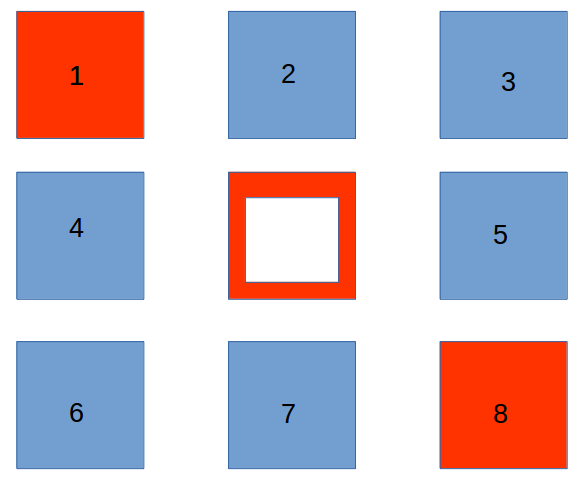
#> input picture 2016-05-25 Looking into the past - feature extraction from historic maps using Python, OpenCV & PostGIS/images/simple.png, 581 x 487 px
$ python demo.py   (older library calls are emulated)
#> lines starting #> are read from the running program, lines starting #| are printed output that depends on the picture; after the words box and inside, x2 and y2 are one past the last pixel; in counts of white or black regions, pixels touching at a corner belong together
### 2016-05-25 Looking into the past - feature extraction from historic maps using Python, OpenCV & PostGIS/contour_utils.py
import csv
import math

from collections import OrderedDict

import cv2
import numpy as np

import fiona
from fiona.crs import from_epsg
import rasterio
from shapely.geometry import mapping, Point, box


def get_rotated_rec(cnt):
    rect = cv2.minAreaRect(cnt)
    box = cv2.boxPoints(rect)
    angle_of_rotation = rect[2]
    box = np.int0(box)

    return box, angle_of_rotation


def get_roundness(cnt):
    # roundness describes a shapes resemblance to a circle
    # roundness approaches 1 the close a shape resembles a circle
    # http://www.imagemet.com/WebHelp6/Default.htm#PnPParameters/Measure_Shape_Parameters.htm#Roundnes
    # http://opencv-python-tutroals.readthedocs.org/en/latest/py_tutorials/py_imgproc/py_contours/py_contour_features/py_contour_features.html

    enclosed_area = cv2.contourArea(cnt)

    # min enclosing circle is the smallest circle enclosing all points of the shape
    (x, y), radius = cv2.minEnclosingCircle(cnt)
    center = (int(x), int(y))
    radius = int(radius)
    max_diameter = 2 * radius

    roundness = (4 * (enclosed_area / math.pi)) / math.pow(max_diameter, 2)

    return roundness


def get_compactness_from_roundness(cnt):
    # http://www.imagemet.com/WebHelp6/Default.htm#PnPParameters/Measure_Shape_Parameters.htm#Roundnes
    # compactness is a measure of how compact a feature is
    # except for a circle which will have a compactness of 1, all shapes will have a compactness factor
    # less than 1
    compactness = math.sqrt(get_roundness(cnt))

    return compactness


def get_contour_properties(cnt):
    x, y, w, h = cv2.boundingRect(cnt)
    area = cv2.contourArea(cnt)
    perimeter = cv2.arcLength(cnt, True)

    # # a convex polygon has no indents in any edges
    # # a concave polygon has an indent in at least one edge
    is_convex = cv2.isContourConvex(cnt)

    rotated_rectangle, angle_of_rotation = get_rotated_rec(cnt)
    aspect_ratio = float(w/h)
    rect_area = w*h
    extent = float(area)/rect_area

    chull = cv2.convexHull(cnt)
    chull_area = cv2.contourArea(chull)

    try:
        solidity = float(area)/chull_area
    except ZeroDivisionError:
        solidity = None

    compactness = get_compactness_from_roundness(cnt)
    roundness = get_roundness(cnt)

    contour_properties = {
        "x": x,
        "y": y,
        "w": w,
        "h": h,
        "area": area,
        "perimeter": perimeter,
        "is_convex": is_convex,
        "angle_of_rotation": angle_of_rotation,
        "aspect_ratio": aspect_ratio,
        "extent": extent,
        "solidity": solidity,
        "compactness": compactness,
        "roundness": roundness
    }

    return contour_properties


# [19 lines left out: function retain_contour, not called in this run]


def count_children(hierarchy):
    d = {}

    for cnt in hierarchy[0]:
        parent = cnt[3]

        if parent != -1:
            if parent in d:
                d[parent] += 1
            else:
                d[parent] = 1

    return d


# [97 lines left out: function contour_properties_csv_to_shapefile, not called in this run]

### 2016-05-25 Looking into the past - feature extraction from historic maps using Python, OpenCV & PostGIS/demo.py
"""
    OpenCV(3) demo
"""

import cv2
import contour_utils
import os


def main():
    if os.path.exists("images/simple.png"):

        print("How many squares have a hole?")

        # load image from file
        im = cv2.imread("images/simple.png")
#> im is the input picture: shape (487, 581, 3); mean B, G, R 201.2, 191.1, 203.6
        cv2.imshow("Input Image", im)
        cv2.waitKey(0)

        # convert image from RGB to Grayscale
        gs = cv2.cvtColor(im, cv2.COLOR_BGR2GRAY)
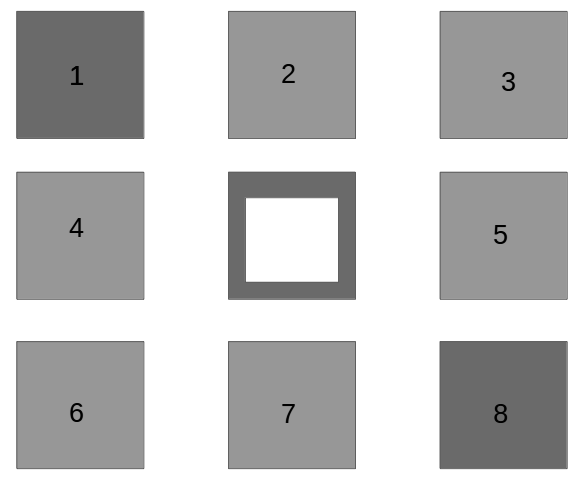
#> gs: shape (487, 581); min 0, max 255, mean 196
        cv2.imshow("Greyscaled", gs)
        cv2.waitKey(0)

        # blur the image using the median filter
        blurred = cv2.medianBlur(gs, 5)
        cv2.imshow("Blurred", blurred)
        cv2.waitKey(0)

        # threshold the image
        (T, thresh) = cv2.threshold(blurred, 155, 255, cv2.THRESH_BINARY_INV)
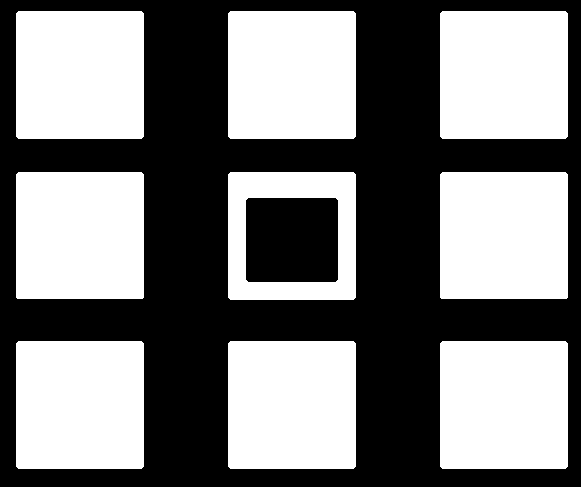
#> thresh: shape (487, 581); 49.3% white; 9 white regions, largest, box (x1, y1, x2, y2) and area: (16, 11, 144, 139) 16372, (228, 11, 356, 139) 16372, (440, 11, 568, 139) 16372
        cv2.imshow("Thresholded", thresh)
        cv2.waitKey(0)

        # convert the thresholded image back from Grayscale to RGB
        # so we can use colour to highlight regions of interest
        p_im = cv2.cvtColor(thresh, cv2.COLOR_GRAY2RGB)
#> p_im: shape (487, 581, 3); 49.3% white; 9 white regions

        # find contours in the thresholded binary image
        image, contours, hierarchy = cv2.findContours(thresh, cv2.RETR_TREE, cv2.CHAIN_APPROX_SIMPLE)
#> contours = 10 contours; largest, box (x1, y1, x2, y2) and area: (440, 341, 568, 469) 16121, (228, 341, 356, 469) 16121, (16, 341, 144, 469) 16121, (228, 172, 356, 300) 16121, (440, 11, 568, 139) 16121

        # draw all extracted contours in blue
        cv2.drawContours(p_im, contours, -1, (255, 0, 0), 2)
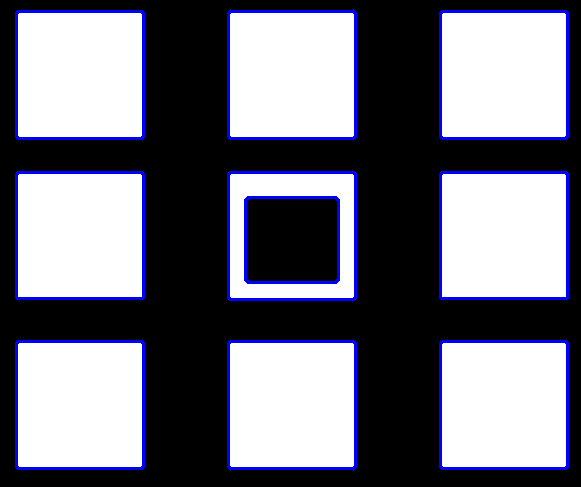
#> p_im: shape (487, 581, 3); mean B, G, R 130.1, 116.9, 116.9

        # draw the id of every contour in green and output various properties of each contour
        idx = 0
        for cnt in contours:
            this_contour_properties = contour_utils.get_contour_properties(cnt)
            c_width = this_contour_properties["w"]
            c_height = this_contour_properties["h"]
            c_locn_x = this_contour_properties["x"]
            c_locn_y = this_contour_properties["y"]
            c_area = this_contour_properties["area"]
            c_perimeter = this_contour_properties["perimeter"]
            c_roundness = this_contour_properties["roundness"]
            cv2.putText(p_im, str(idx), (c_locn_x, (c_locn_y + c_height + 15)), cv2.FONT_HERSHEY_PLAIN, 1, [0, 255 , 0])
            print("Contour %s has area of %s" % (idx, c_area))
            idx += 1
#> this loop made 10 passes
#> (w in get_contour_properties, h in get_contour_properties, area in get_contour_properties, perimeter in get_contour_properties, rotated_rectangle in get_contour_properties) on passes 1 to 5: (128, 128, 16121, 503.3, [[566, 467], [439, 467], [439, 340], [566, 340]]), (128, 128, 16121, 503.3, [[354, 467], [227, 467], [227, 340], [354, 340]]), (128, 128, 16121, 503.3, [[142, 467], [16, 467], [16, 340], [142, 340]]), (128, 127, 15997, 502.5, [[566, 297], [439, 297], [439, 171], [566, 171]]), (128, 128, 16121, 503.3, [[354, 298], [227, 298], [227, 171], [354, 171]])
#| Contour 0 has area of 16121.0
#| Contour 1 has area of 16121.0
#| Contour 2 has area of 16121.0
#| Contour 3 has area of 15997.0
#| Contour 4 has area of 16121.0
#| Contour 5 has area of 7887.0
#| Contour 6 has area of 15997.0
#| Contour 7 has area of 16121.0
#> (further printed lines are left out)
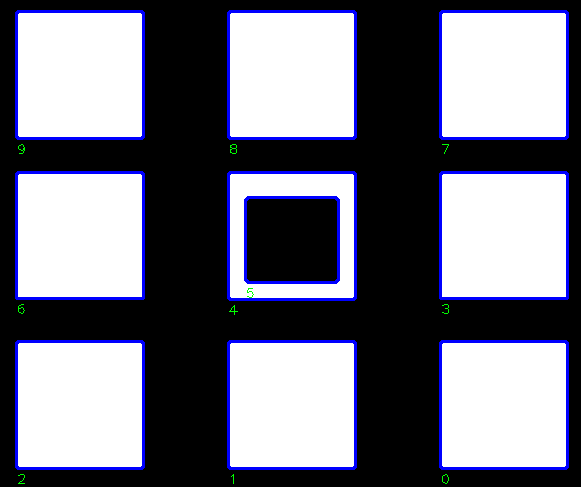
#> p_im: shape (487, 581, 3); 0.08% of pixels changed, all inside (x1, y1, x2, y2) = (18, 144, 449, 484)
#> after the loop, idx = 10

        # display the image showing all the extracted contours
        cv2.imshow("Find all contours", p_im)
        cv2.waitKey(0)

        # find which contours have children (1 or more sub-contours)
        num_children = contour_utils.count_children(hierarchy)
#> the loop in count_children, `for cnt in hierarchy[0]:` made 10 passes
#> (cnt, parent) on passes 1 to 10: ([1, -1, -1, -1], -1), ([2, 0, -1, -1], -1), ([3, 1, -1, -1], -1), ([4, 2, -1, -1], -1), ([6, 3, 5, -1], -1), ([-1, -1, -1, 4], 4), ([7, 4, -1, -1], -1), ([8, 6, -1, -1], -1), ([9, 7, -1, -1], -1), ([-1, 8, -1, -1], -1)
#> after the loop in count_children, `for cnt in hierarchy[0]:`: d = {4: 1}
#> num_children = {4: 1}

        filtered_contours = []
        number_of_squares_with_hole = 0

        idx = 0
        for cnt in contours:
            if idx in num_children:
                number_of_squares_with_hole += 1
                filtered_contours.append(cnt)
            idx += 1
#> this loop made 10 passes
#> number_of_squares_with_hole on pass 5: 1
#> after the loop, filtered_contours = 1 item; idx = 10; number_of_squares_with_hole = 1

        print("%s squares have a hole" % number_of_squares_with_hole)
#| 1 squares have a hole

        cv2.drawContours(p_im, filtered_contours, -1, (0, 0, 255), 2)
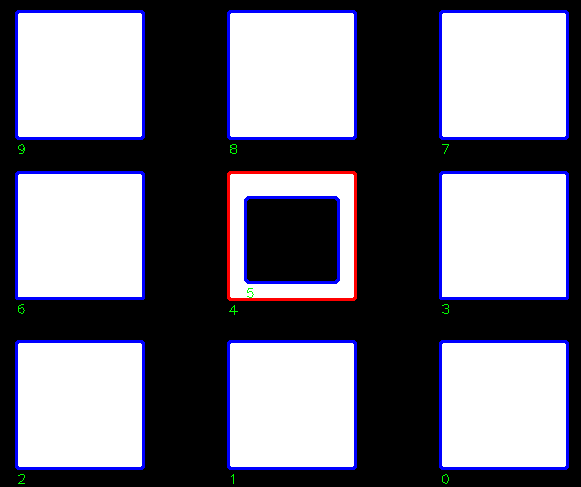
#> p_im: shape (487, 581, 3); 0.54% of pixels changed, all inside (x1, y1, x2, y2) = (227, 171, 357, 301)
        cv2.imshow("Select squares with hole", p_im)
        cv2.waitKey(0)

if __name__ == "__main__":
    main()
